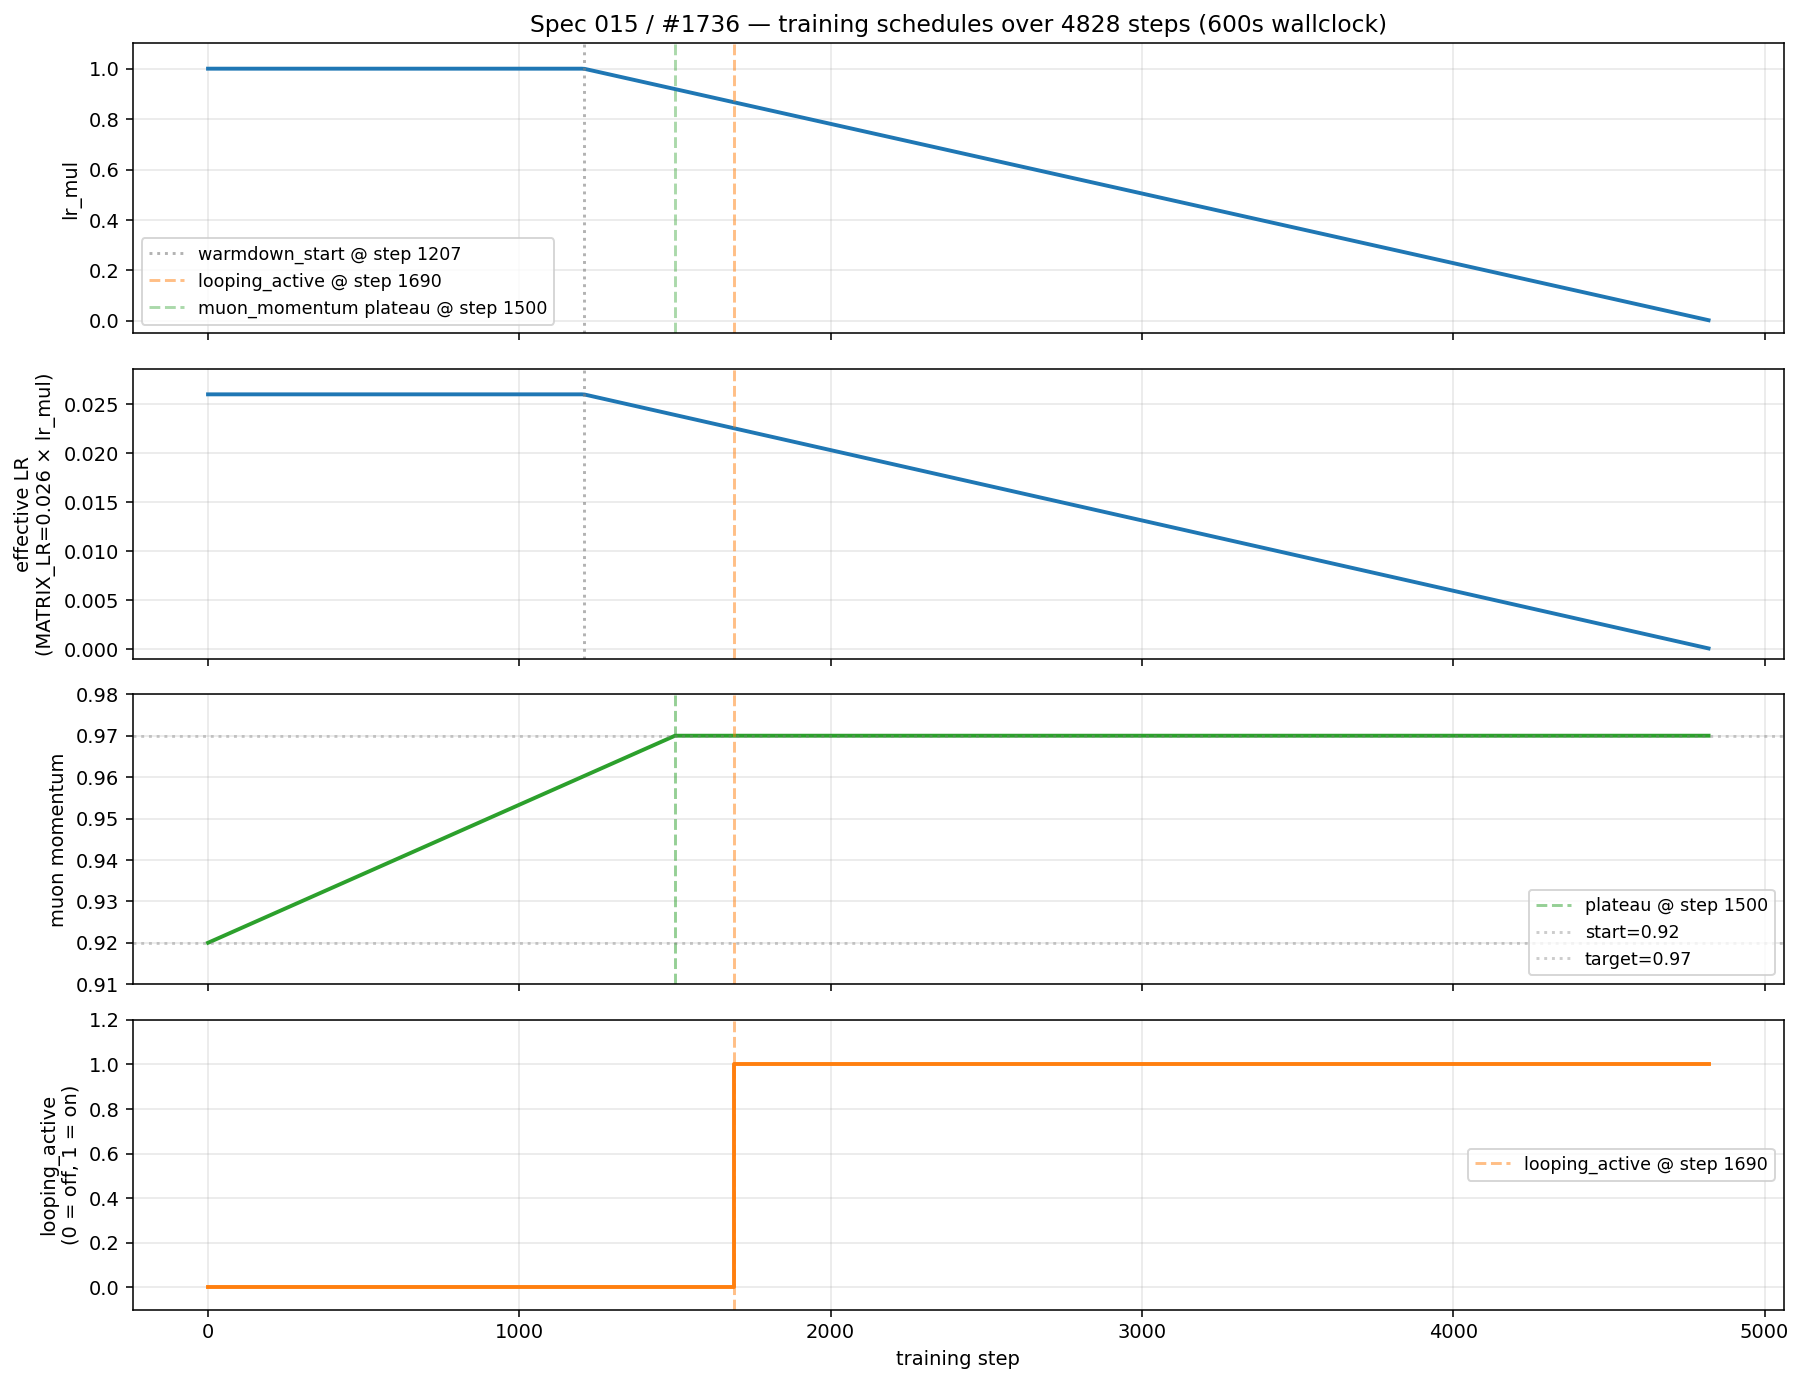

This figure's Python source:
#!/usr/bin/env python3
"""Schedule trace plot for #1736 / spec 015 config.

Shows all training-time rates that change during a ~4800-step run:
  1. LR multiplier (warmdown)       — wallclock-based
  2. Muon momentum (warmup)         — step-based
  3. Loop activation (0/1 switch)   — wallclock-based at 35% frac
  4. Effective LR (MATRIX_LR × mul)

Assumes default #1736 env:
  ITERATIONS=20000   (capped by wallclock)
  WARMDOWN_FRAC=0.75
  MIN_LR=0
  MUON_MOMENTUM=0.97
  MUON_MOMENTUM_WARMUP_START=0.92
  MUON_MOMENTUM_WARMUP_STEPS=1500
  ENABLE_LOOPING_AT=0.35 (wallclock frac)
  MAX_WALLCLOCK_SECONDS=600
  MATRIX_LR=0.026

Empirical step count at wallclock cap (from spec 008 seed 42): 4828.

Run: `python3 research/scripts/spec_015_schedules.py`
Output: `research/scripts/spec_015_schedules.png`
"""
import math
from pathlib import Path
import matplotlib.pyplot as plt
import numpy as np

# Defaults from #1736 Hyperparameters class
WARMDOWN_FRAC = 0.75
MIN_LR = 0.0
MUON_MOMENTUM = 0.97
MUON_MOMENTUM_WARMUP_START = 0.92
MUON_MOMENTUM_WARMUP_STEPS = 1500
ENABLE_LOOPING_AT = 0.35
MATRIX_LR = 0.026

# Empirical: at wallclock cap (600s), we hit ~4828 steps (spec 008 seed 42).
TOTAL_STEPS = 4828
MAX_WALLCLOCK_MS = 600_000


def wallclock_ms_at_step(step, total_steps=TOTAL_STEPS, wallclock_ms=MAX_WALLCLOCK_MS):
    """Assume training_frac is wallclock-based. Step → elapsed_ms (linear approx)."""
    return (step / max(total_steps, 1)) * wallclock_ms


def training_frac(step):
    """#1736's training_frac is wallclock-based (elapsed_ms / max_wallclock_ms)."""
    return wallclock_ms_at_step(step) / max(MAX_WALLCLOCK_MS, 1e-9)


def lr_mul(step):
    """Warmdown schedule. Flat at 1.0 until frac=1-warmdown_frac, then linear to min_lr."""
    if WARMDOWN_FRAC <= 0:
        return 1.0
    frac = training_frac(step)
    warmdown_start = 1.0 - WARMDOWN_FRAC
    if frac >= warmdown_start:
        return max((1.0 - frac) / WARMDOWN_FRAC, MIN_LR)
    return 1.0


def muon_momentum_at_step(step):
    """Linear warmup from 0.92 to 0.97 over MUON_MOMENTUM_WARMUP_STEPS, STEP-based."""
    if MUON_MOMENTUM_WARMUP_STEPS <= 0:
        return MUON_MOMENTUM
    frac_mom = min(step / MUON_MOMENTUM_WARMUP_STEPS, 1.0)
    return (1 - frac_mom) * MUON_MOMENTUM_WARMUP_START + frac_mom * MUON_MOMENTUM


def looping_active(step):
    """Hard switch at wallclock frac = ENABLE_LOOPING_AT. 0 or 1."""
    return 1 if training_frac(step) >= ENABLE_LOOPING_AT else 0


def main():
    outdir = Path(__file__).parent
    outfile = outdir / "spec_015_schedules.png"

    steps = np.arange(0, TOTAL_STEPS + 1, 10)
    lr_mul_values = np.array([lr_mul(int(s)) for s in steps])
    momentum_values = np.array([muon_momentum_at_step(int(s)) for s in steps])
    loop_values = np.array([looping_active(int(s)) for s in steps])
    effective_lr = lr_mul_values * MATRIX_LR

    warmdown_start_step = int((1.0 - WARMDOWN_FRAC) * TOTAL_STEPS)
    loop_activation_step = next(
        (s for s in steps if looping_active(int(s))), TOTAL_STEPS
    )
    momentum_plateau_step = MUON_MOMENTUM_WARMUP_STEPS

    fig, axes = plt.subplots(4, 1, figsize=(13, 10), sharex=True)

    # 1. LR multiplier
    ax = axes[0]
    ax.plot(steps, lr_mul_values, color="#1f77b4", lw=2)
    ax.axvline(warmdown_start_step, color="gray", ls=":", alpha=0.6, label=f"warmdown_start @ step {warmdown_start_step}")
    ax.axvline(loop_activation_step, color="#ff7f0e", ls="--", alpha=0.5, label=f"looping_active @ step {loop_activation_step}")
    ax.axvline(momentum_plateau_step, color="#2ca02c", ls="--", alpha=0.4, label=f"muon_momentum plateau @ step {momentum_plateau_step}")
    ax.set_ylabel("lr_mul")
    ax.set_title(f"Spec 015 / #1736 — training schedules over {TOTAL_STEPS} steps ({MAX_WALLCLOCK_MS // 1000}s wallclock)")
    ax.grid(alpha=0.3)
    ax.legend(loc="lower left", fontsize=9)
    ax.set_ylim(-0.05, 1.1)

    # 2. Effective LR (matrix_LR × lr_mul)
    ax = axes[1]
    ax.plot(steps, effective_lr, color="#1f77b4", lw=2)
    ax.axvline(warmdown_start_step, color="gray", ls=":", alpha=0.6)
    ax.axvline(loop_activation_step, color="#ff7f0e", ls="--", alpha=0.5)
    ax.set_ylabel(f"effective LR\n(MATRIX_LR={MATRIX_LR} × lr_mul)")
    ax.grid(alpha=0.3)
    ax.set_ylim(-0.001, MATRIX_LR * 1.1)

    # 3. Muon momentum
    ax = axes[2]
    ax.plot(steps, momentum_values, color="#2ca02c", lw=2)
    ax.axvline(momentum_plateau_step, color="#2ca02c", ls="--", alpha=0.5, label=f"plateau @ step {momentum_plateau_step}")
    ax.axvline(loop_activation_step, color="#ff7f0e", ls="--", alpha=0.5)
    ax.axhline(MUON_MOMENTUM_WARMUP_START, color="gray", ls=":", alpha=0.4, label=f"start={MUON_MOMENTUM_WARMUP_START}")
    ax.axhline(MUON_MOMENTUM, color="gray", ls=":", alpha=0.4, label=f"target={MUON_MOMENTUM}")
    ax.set_ylabel("muon momentum")
    ax.grid(alpha=0.3)
    ax.legend(loc="lower right", fontsize=9)
    ax.set_ylim(0.91, 0.98)

    # 4. Looping activation (step function)
    ax = axes[3]
    ax.step(steps, loop_values, where="post", color="#ff7f0e", lw=2)
    ax.axvline(loop_activation_step, color="#ff7f0e", ls="--", alpha=0.5, label=f"looping_active @ step {loop_activation_step}")
    ax.set_ylabel("looping_active\n(0 = off, 1 = on)")
    ax.set_xlabel("training step")
    ax.grid(alpha=0.3)
    ax.legend(loc="center right", fontsize=9)
    ax.set_ylim(-0.1, 1.2)

    plt.tight_layout()
    plt.savefig(outfile, dpi=140, bbox_inches="tight")
    plt.close()

    print(f"Wrote {outfile}")
    print()
    print(f"Key schedule events:")
    print(f"  step    0: training begins, lr_mul=1.0, muon_mom={MUON_MOMENTUM_WARMUP_START}, looping=OFF")
    print(f"  step {momentum_plateau_step}: muon_mom plateau at {MUON_MOMENTUM}")
    print(f"  step {loop_activation_step}: looping_active flips to ON (wallclock 35%)")
    print(f"  step {warmdown_start_step}: warmdown begins (wallclock 25%)")
    print(f"  step {TOTAL_STEPS}: wallclock cap, lr_mul=0, training ends")


if __name__ == "__main__":
    main()
